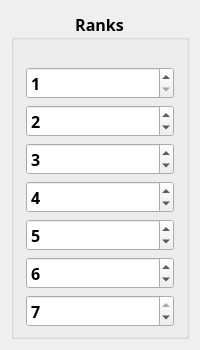
              <widget class="QWidget" name="ranksWidget" native="true">
               <layout class="QVBoxLayout" name="verticalLayout_6">
                <item>
                 <widget class="QGroupBox" name="pillarRanksGB">
                  <property name="font">
                   <font>
                    <family>Perpetua</family>
                    <pointsize>12</pointsize>
                    <weight>75</weight>
                    <bold>true</bold>
                   </font>
                  </property>
                  <property name="title">
                   <string>Ranks</string>
                  </property>
                  <property name="alignment">
                   <set>Qt::AlignCenter</set>
                  </property>
                  <property name="flat">
                   <bool>false</bool>
                  </property>
                  <layout class="QVBoxLayout" name="verticalLayout_8">
                   <property name="spacing">
                    <number>6</number>
                   </property>
                   <property name="leftMargin">
                    <number>3</number>
                   </property>
                   <property name="topMargin">
                    <number>18</number>
                   </property>
                   <property name="rightMargin">
                    <number>3</number>
                   </property>
                   <property name="bottomMargin">
                    <number>0</number>
                   </property>
                   <item>
                    <widget class="QWidget" name="pillarRanksWidget" native="true">
                     <layout class="QVBoxLayout" name="verticalLayout_20">
                      <item>
                       <widget class="QSpinBox" name="spinBox_7">
                        <property name="minimum">
                         <number>1</number>
                        </property>
                        <property name="maximum">
                         <number>7</number>
                        </property>
                       </widget>
                      </item>
                      <item>
                       <widget class="QSpinBox" name="spinBox_6">
                        <property name="minimum">
                         <number>1</number>
                        </property>
                        <property name="maximum">
                         <number>7</number>
                        </property>
                        <property name="value">
                         <number>2</number>
                        </property>
                       </widget>
                      </item>
                      <item>
                       <widget class="QSpinBox" name="spinBox_5">
                        <property name="minimum">
                         <number>1</number>
                        </property>
                        <property name="maximum">
                         <number>7</number>
                        </property>
                        <property name="value">
                         <number>3</number>
                        </property>
                       </widget>
                      </item>
                      <item>
                       <widget class="QSpinBox" name="spinBox_4">
                        <property name="minimum">
                         <number>1</number>
                        </property>
                        <property name="maximum">
                         <number>7</number>
                        </property>
                        <property name="value">
                         <number>4</number>
                        </property>
                       </widget>
                      </item>
                      <item>
                       <widget class="QSpinBox" name="spinBox_3">
                        <property name="minimum">
                         <number>1</number>
                        </property>
                        <property name="maximum">
                         <number>7</number>
                        </property>
                        <property name="value">
                         <number>5</number>
                        </property>
                       </widget>
                      </item>
                      <item>
                       <widget class="QSpinBox" name="spinBox_2">
                        <property name="minimum">
                         <number>1</number>
                        </property>
                        <property name="maximum">
                         <number>7</number>
                        </property>
                        <property name="value">
                         <number>6</number>
                        </property>
                       </widget>
                      </item>
                      <item>
                       <widget class="QSpinBox" name="spinBox_1">
                        <property name="minimum">
                         <number>1</number>
                        </property>
                        <property name="maximum">
                         <number>7</number>
                        </property>
                        <property name="value">
                         <number>7</number>
                        </property>
                       </widget>
                      </item>
                     </layout>
                    </widget>
                   </item>
                  </layout>
                 </widget>
                </item>
               </layout>
              </widget>
